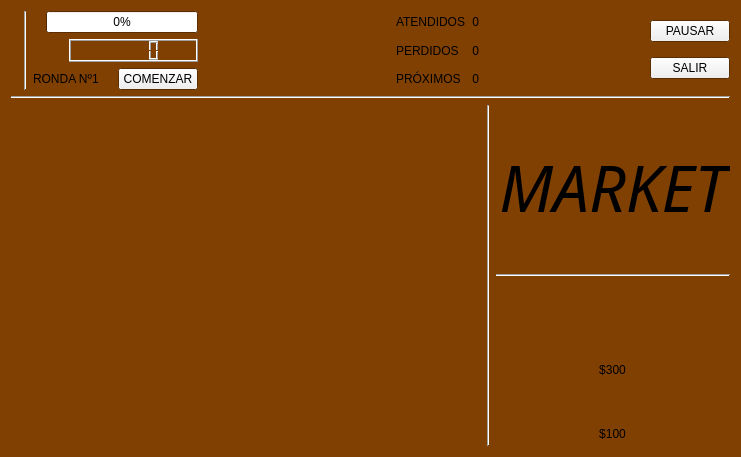
<?xml version="1.0" encoding="UTF-8"?>
<ui version="4.0">
 <class>ventana_juego</class>
 <widget class="QWidget" name="ventana_juego">
  <property name="geometry">
   <rect>
    <x>0</x>
    <y>0</y>
    <width>741</width>
    <height>457</height>
   </rect>
  </property>
  <property name="palette">
   <palette>
    <active>
     <colorrole role="Window">
      <brush brushstyle="SolidPattern">
       <color alpha="255">
        <red>128</red>
        <green>64</green>
        <blue>2</blue>
       </color>
      </brush>
     </colorrole>
    </active>
    <inactive>
     <colorrole role="Window">
      <brush brushstyle="SolidPattern">
       <color alpha="255">
        <red>128</red>
        <green>64</green>
        <blue>2</blue>
       </color>
      </brush>
     </colorrole>
    </inactive>
    <disabled>
     <colorrole role="Window">
      <brush brushstyle="SolidPattern">
       <color alpha="255">
        <red>128</red>
        <green>64</green>
        <blue>2</blue>
       </color>
      </brush>
     </colorrole>
    </disabled>
   </palette>
  </property>
  <property name="windowTitle">
   <string>Ventana de juego</string>
  </property>
  <layout class="QVBoxLayout" name="verticalLayout">
   <item>
    <layout class="QHBoxLayout" name="horizontalLayout_2">
     <item>
      <widget class="QLabel" name="logo">
       <property name="maximumSize">
        <size>
         <width>200</width>
         <height>80</height>
        </size>
       </property>
       <property name="text">
        <string/>
       </property>
       <property name="pixmap">
        <pixmap>../../../../../../Pontificia Universidad Católica/Semestre VII/IIC2233 Programación Avanzada/tedroppelmann-iic2233-2020-1/Tareas/T02/sprites/otros/logo_negro.png</pixmap>
       </property>
       <property name="scaledContents">
        <bool>true</bool>
       </property>
      </widget>
     </item>
     <item>
      <widget class="Line" name="line_4">
       <property name="orientation">
        <enum>Qt::Vertical</enum>
       </property>
      </widget>
     </item>
     <item>
      <layout class="QVBoxLayout" name="verticalLayout_3">
       <item>
        <layout class="QHBoxLayout" name="horizontalLayout_4">
         <item>
          <widget class="QLabel" name="reputacion">
           <property name="maximumSize">
            <size>
             <width>30</width>
             <height>30</height>
            </size>
           </property>
           <property name="text">
            <string/>
           </property>
           <property name="pixmap">
            <pixmap>../../../../../../Pontificia Universidad Católica/Semestre VII/IIC2233 Programación Avanzada/tedroppelmann-iic2233-2020-1/Tareas/T02/sprites/otros/estrella_amarilla.png</pixmap>
           </property>
           <property name="scaledContents">
            <bool>true</bool>
           </property>
           <property name="alignment">
            <set>Qt::AlignCenter</set>
           </property>
          </widget>
         </item>
         <item>
          <widget class="QProgressBar" name="reputacion_barra">
           <property name="maximum">
            <number>5</number>
           </property>
           <property name="value">
            <number>0</number>
           </property>
          </widget>
         </item>
        </layout>
       </item>
       <item>
        <layout class="QHBoxLayout" name="horizontalLayout_5">
         <item>
          <widget class="QLabel" name="dinero">
           <property name="maximumSize">
            <size>
             <width>30</width>
             <height>30</height>
            </size>
           </property>
           <property name="text">
            <string/>
           </property>
           <property name="pixmap">
            <pixmap>../../../../../../Pontificia Universidad Católica/Semestre VII/IIC2233 Programación Avanzada/tedroppelmann-iic2233-2020-1/Tareas/T02/sprites/otros/moneda.png</pixmap>
           </property>
           <property name="scaledContents">
            <bool>true</bool>
           </property>
           <property name="alignment">
            <set>Qt::AlignCenter</set>
           </property>
          </widget>
         </item>
         <item>
          <widget class="QLCDNumber" name="dinero_lcd">
           <property name="smallDecimalPoint">
            <bool>false</bool>
           </property>
           <property name="value" stdset="0">
            <double>0.000000000000000</double>
           </property>
          </widget>
         </item>
        </layout>
       </item>
       <item>
        <layout class="QHBoxLayout" name="horizontalLayout_6">
         <item>
          <widget class="QLabel" name="ronda">
           <property name="text">
            <string>RONDA Nº1</string>
           </property>
          </widget>
         </item>
         <item>
          <widget class="QPushButton" name="boton_comenzar_ronda">
           <property name="text">
            <string>COMENZAR</string>
           </property>
          </widget>
         </item>
        </layout>
       </item>
      </layout>
     </item>
     <item>
      <spacer name="horizontalSpacer">
       <property name="orientation">
        <enum>Qt::Horizontal</enum>
       </property>
       <property name="sizeHint" stdset="0">
        <size>
         <width>40</width>
         <height>20</height>
        </size>
       </property>
      </spacer>
     </item>
     <item>
      <widget class="QLabel" name="perro">
       <property name="text">
        <string/>
       </property>
       <property name="pixmap">
        <pixmap>../../../../../../Pontificia Universidad Católica/Semestre VII/IIC2233 Programación Avanzada/tedroppelmann-iic2233-2020-1/Tareas/T02/sprites/clientes/perro/perro_01.png</pixmap>
       </property>
      </widget>
     </item>
     <item>
      <widget class="QLabel" name="hamster">
       <property name="text">
        <string/>
       </property>
       <property name="pixmap">
        <pixmap>../../../../../../Pontificia Universidad Católica/Semestre VII/IIC2233 Programación Avanzada/tedroppelmann-iic2233-2020-1/Tareas/T02/sprites/clientes/hamster/hamster_01.png</pixmap>
       </property>
      </widget>
     </item>
     <item>
      <layout class="QVBoxLayout" name="verticalLayout_7">
       <item>
        <layout class="QHBoxLayout" name="horizontalLayout_7">
         <item>
          <widget class="QLabel" name="atendidos">
           <property name="text">
            <string>ATENDIDOS</string>
           </property>
          </widget>
         </item>
         <item>
          <widget class="QLabel" name="atendidos_valor">
           <property name="text">
            <string>0</string>
           </property>
           <property name="alignment">
            <set>Qt::AlignRight|Qt::AlignTrailing|Qt::AlignVCenter</set>
           </property>
          </widget>
         </item>
        </layout>
       </item>
       <item>
        <layout class="QHBoxLayout" name="horizontalLayout_8">
         <item>
          <widget class="QLabel" name="perdidos">
           <property name="text">
            <string>PERDIDOS</string>
           </property>
          </widget>
         </item>
         <item>
          <widget class="QLabel" name="perdidos_valor">
           <property name="text">
            <string>0</string>
           </property>
           <property name="alignment">
            <set>Qt::AlignRight|Qt::AlignTrailing|Qt::AlignVCenter</set>
           </property>
          </widget>
         </item>
        </layout>
       </item>
       <item>
        <layout class="QHBoxLayout" name="horizontalLayout_9">
         <item>
          <widget class="QLabel" name="proximos">
           <property name="text">
            <string>PRÓXIMOS</string>
           </property>
          </widget>
         </item>
         <item>
          <widget class="QLabel" name="proximos_valor">
           <property name="text">
            <string>0</string>
           </property>
           <property name="alignment">
            <set>Qt::AlignRight|Qt::AlignTrailing|Qt::AlignVCenter</set>
           </property>
          </widget>
         </item>
        </layout>
       </item>
      </layout>
     </item>
     <item>
      <spacer name="horizontalSpacer_2">
       <property name="orientation">
        <enum>Qt::Horizontal</enum>
       </property>
       <property name="sizeHint" stdset="0">
        <size>
         <width>40</width>
         <height>20</height>
        </size>
       </property>
      </spacer>
     </item>
     <item>
      <layout class="QVBoxLayout" name="verticalLayout_4">
       <item>
        <widget class="QPushButton" name="boton_pausar">
         <property name="text">
          <string>PAUSAR</string>
         </property>
        </widget>
       </item>
       <item>
        <widget class="QPushButton" name="boton_salir">
         <property name="text">
          <string>SALIR</string>
         </property>
        </widget>
       </item>
      </layout>
     </item>
    </layout>
   </item>
   <item>
    <widget class="Line" name="line">
     <property name="orientation">
      <enum>Qt::Horizontal</enum>
     </property>
    </widget>
   </item>
   <item>
    <layout class="QHBoxLayout" name="horizontalLayout">
     <item>
      <widget class="QLabel" name="mapa">
       <property name="enabled">
        <bool>true</bool>
       </property>
       <property name="text">
        <string/>
       </property>
       <property name="pixmap">
        <pixmap>../../../../../../Pontificia Universidad Católica/Semestre VII/IIC2233 Programación Avanzada/tedroppelmann-iic2233-2020-1/Tareas/T02/sprites/mapa/mapa_sin_borde_1.png</pixmap>
       </property>
       <property name="scaledContents">
        <bool>true</bool>
       </property>
      </widget>
     </item>
     <item>
      <widget class="Line" name="line_2">
       <property name="orientation">
        <enum>Qt::Vertical</enum>
       </property>
      </widget>
     </item>
     <item>
      <layout class="QVBoxLayout" name="market_layout">
       <item>
        <widget class="QLabel" name="market">
         <property name="font">
          <font>
           <family>Marker Felt</family>
           <pointsize>48</pointsize>
           <italic>true</italic>
          </font>
         </property>
         <property name="text">
          <string>MARKET</string>
         </property>
         <property name="alignment">
          <set>Qt::AlignCenter</set>
         </property>
        </widget>
       </item>
       <item>
        <widget class="Line" name="line_3">
         <property name="orientation">
          <enum>Qt::Horizontal</enum>
         </property>
        </widget>
       </item>
       <item>
        <layout class="QGridLayout" name="gridLayout">
         <item row="0" column="0">
          <widget class="QLabel" name="chef">
           <property name="minimumSize">
            <size>
             <width>59</width>
             <height>69</height>
            </size>
           </property>
           <property name="maximumSize">
            <size>
             <width>59</width>
             <height>69</height>
            </size>
           </property>
           <property name="text">
            <string/>
           </property>
           <property name="alignment">
            <set>Qt::AlignCenter</set>
           </property>
          </widget>
         </item>
         <item row="2" column="0">
          <widget class="QLabel" name="mesa">
           <property name="minimumSize">
            <size>
             <width>23</width>
             <height>28</height>
            </size>
           </property>
           <property name="maximumSize">
            <size>
             <width>23</width>
             <height>28</height>
            </size>
           </property>
           <property name="text">
            <string/>
           </property>
           <property name="alignment">
            <set>Qt::AlignCenter</set>
           </property>
          </widget>
         </item>
         <item row="3" column="0">
          <widget class="QLabel" name="label_4">
           <property name="text">
            <string>$100</string>
           </property>
           <property name="alignment">
            <set>Qt::AlignCenter</set>
           </property>
          </widget>
         </item>
         <item row="1" column="0">
          <widget class="QLabel" name="label_3">
           <property name="text">
            <string>$300</string>
           </property>
           <property name="alignment">
            <set>Qt::AlignCenter</set>
           </property>
          </widget>
         </item>
        </layout>
       </item>
      </layout>
     </item>
    </layout>
   </item>
  </layout>
 </widget>
 <resources/>
 <connections/>
</ui>
